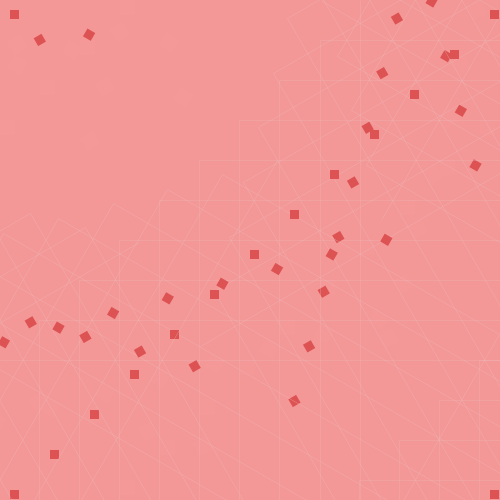
Frame 1 (no input)
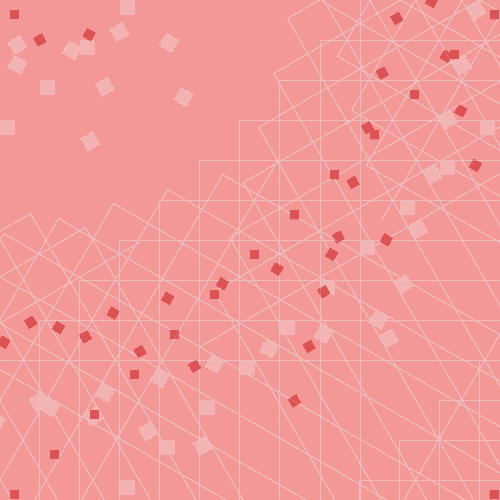
Frame 60 (the mouse pressed at the canvas centre just before this capture)
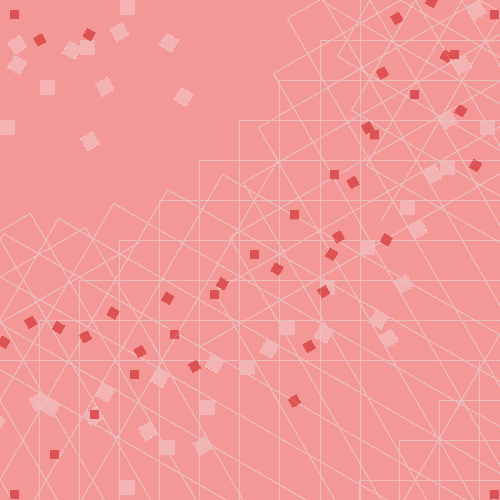
Frame 120 (the mouse held since frame 60 and released just before this capture)

The Processing sketch that drew these frames (run headless with seeded random() and noise(); from frame 60 on, the mouse is pressed at the canvas centre):

// Processing sketch: processing_87817
// ── processing_87817.pde

void setup(){
size(500, 500);
smooth();
background(#f49797);

}

void draw() {
  for( float i=0; i<width; i=i+40){
  for (float j=0; j<height; j=j+40){
  
noStroke();
fill(#dd5252);
rect(i+10, j+10, 9, 9);  // deep pink
rotate(HALF_PI);

pushMatrix();
translate(0, 0);
fill(#eabebe,5);  
rect(i, j, 15, 15);  // baby pink
popMatrix();
rotate(PI);

strokeWeight(.25);
pushMatrix();
translate(0, 0);
noFill();
stroke(#eabebe);  
rect(i, j, j*8, i*8);  // baby pink no fill
popMatrix();
rotate(PI/3);


  }
  }
}
